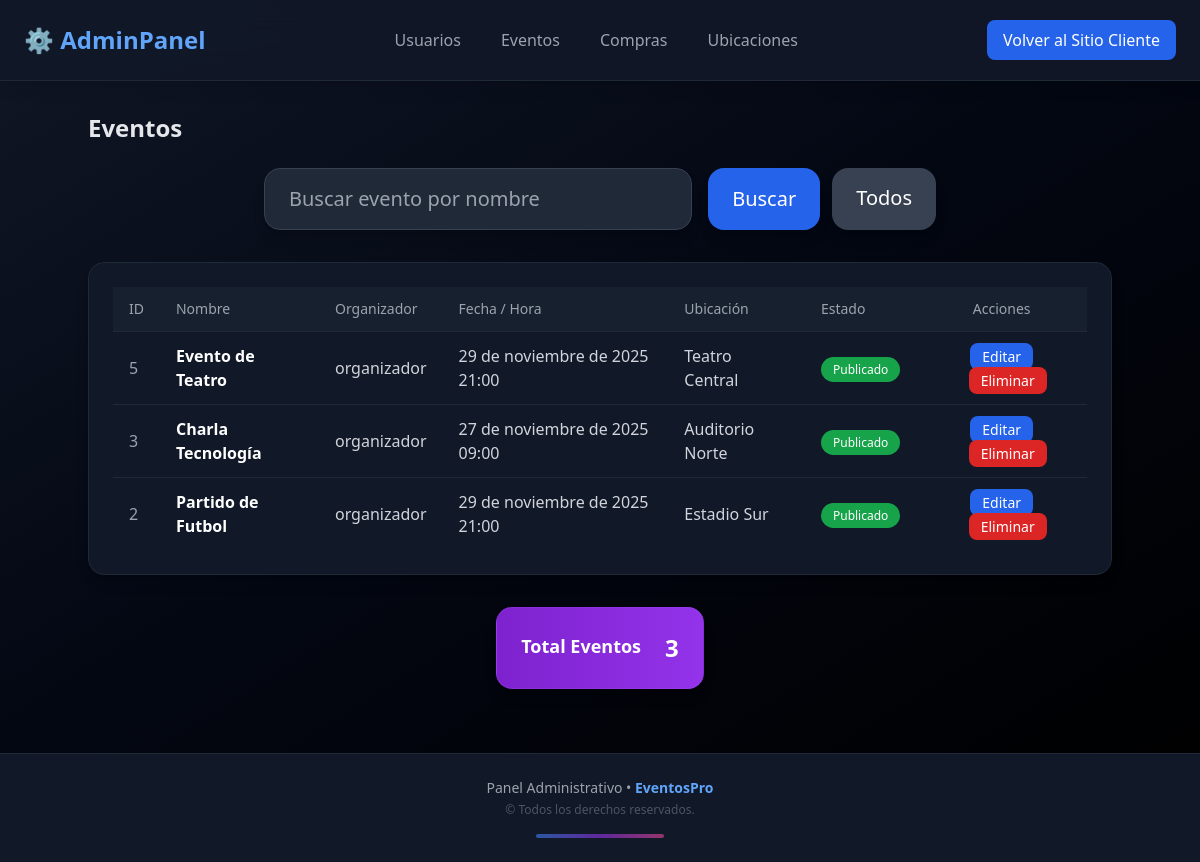
Before: /administrador/eventos/ with the older database file.
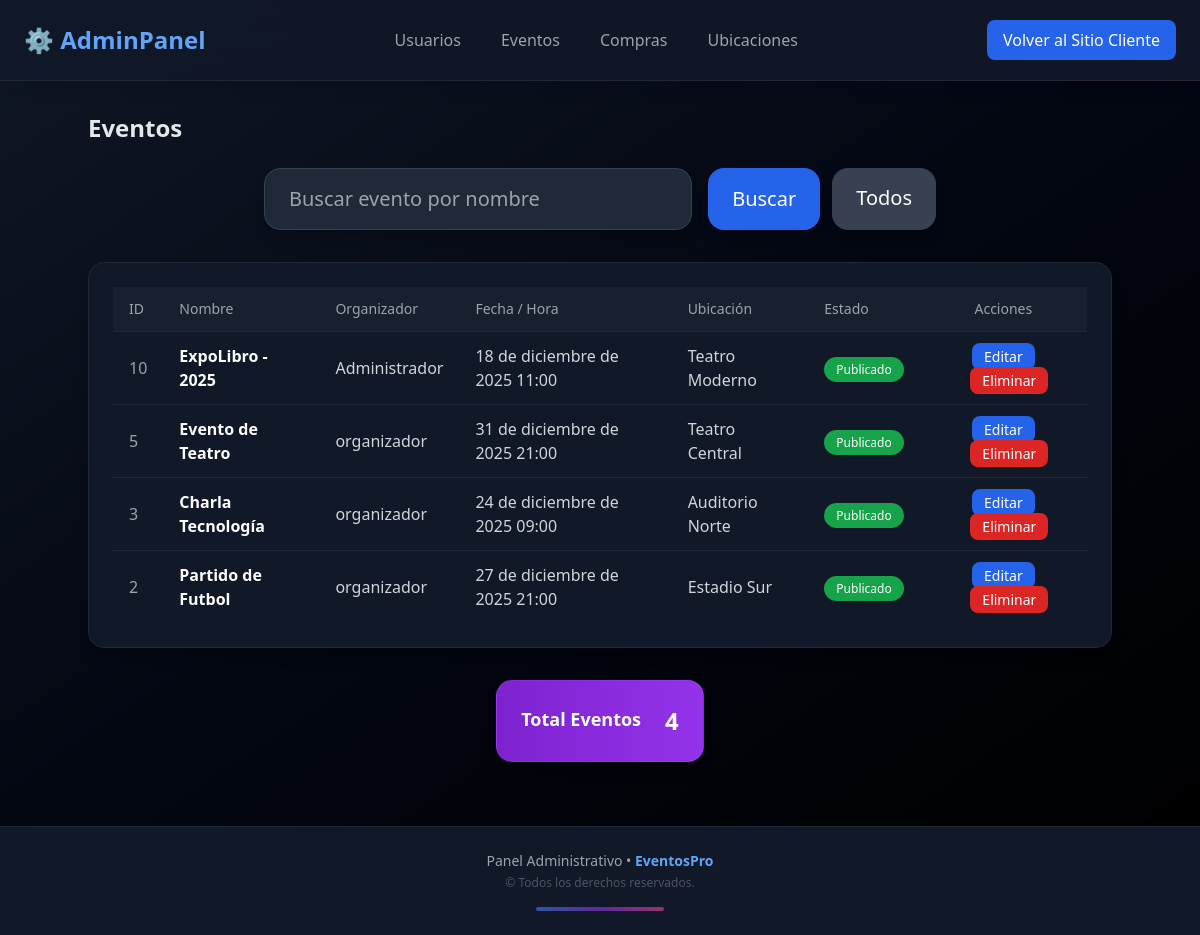
After: the same page with the newer database file.
### eventos/models.py (models this page shows, shortened)
class Evento(models.Model):
    ESTADO_EVENTO = [
        ('pendiente', 'Pendiente'),
        ('publicado', 'Publicado'),
        ('cancelado', 'Cancelado'),
    ]
    usuario = models.ForeignKey(Usuario, on_delete=models.SET_NULL, null=True, blank=True, related_name='eventos')
    ubicacion = models.ForeignKey(Ubicacion, on_delete=models.PROTECT, related_name='eventos')
    nombre = models.CharField(max_length=80)
    descripcion = models.TextField(max_length=200, blank=True)
    fecha = models.DateField()
    hora = models.TimeField()
    imagen = models.ImageField(upload_to='eventos/', blank=True, null=True)
    estado = models.CharField(max_length=20, choices=ESTADO_EVENTO, default='pendiente')
    precio_ticket = models.IntegerField(default=0)

class Ubicacion(models.Model):
    nombre = models.CharField(max_length=50)
    direccion = models.CharField(max_length=50, blank=False)
    filas = models.PositiveIntegerField()
    columnas = models.PositiveIntegerField()
    imagen = models.ImageField(upload_to='ubicaciones/', blank=True, null=True)

### usuarios/models.py (models this page shows, shortened)
class Usuario(AbstractUser):
    rut = models.CharField(max_length=12, unique=True, validators=[validar_rut])
    telefono = models.CharField(max_length=15, blank=True)
    tipo_usuario = models.CharField(max_length=50, blank=False, choices=[
        ('administrador', 'Administrador'),
        ('cliente', 'Cliente'),
        ('organizador', 'Organizador'),
    ],)
    USERNAME_FIELD = 'username'  # indica que se usa 'username' para login
    REQUIRED_FIELDS = ['email', 'rut']  # campos obligatorios para createsuperuser

### administrador/views.py (the view)
# urls.py: path("eventos/", views.listar_eventos_admin, name="listar_eventos_admin"),
def listar_eventos_admin(request):
    q = request.GET.get("q", "")
    if q:
        eventos = Evento.objects.filter(nombre__icontains=q).order_by("-id")
    else:
        eventos = Evento.objects.all().order_by("-id")
    return render(request, "administrador/listar_eventos_admin.html", {"eventos": eventos})

### administrador/templates/administrador/listar_eventos_admin.html (shortened to what this page needs)
{% extends "administrador/admin_core.html" %}
{% block content %}
<div class="admin-container">
    <h1 class="text-2xl font-bold text-gray-200 mb-6">Eventos</h1>
    <div class="w-full flex justify-center mb-8">
        <form method="GET" action="" class="w-full max-w-2xl flex flex-col sm:flex-row gap-4">
            <input type="text" name="q" placeholder="Buscar evento por nombre" value="{{ request.GET.q }}" class="flex-1 px-6 py-4 text-xl rounded-2xl bg-gray-800 border border-gray-700 text-gray-200 placeholder-gray-400
                   focus:outline-none focus:ring-2 focus:ring-blue-600 shadow-lg transition">
            <div class="flex gap-3">
                <button type="submit"
                    class="px-6 py-4 text-xl rounded-2xl bg-blue-600 hover:bg-blue-500 text-white shadow-lg transition">
                    Buscar
                </button>
                <a href="{% url 'administrador:listar_eventos_admin' %}"
                    class="px-6 py-4 text-xl rounded-2xl bg-gray-700 hover:bg-gray-600 text-white shadow-lg transition">
                    Todos
                </a>
            </div>
        </form>
    </div>
    <div class="admin-table-wrapper bg-gray-900 border border-gray-800 rounded-2xl p-6 shadow-lg overflow-x-auto">
        <table class="min-w-full divide-y divide-gray-800">
            <thead>
                <tr class="bg-gray-800/50">
                    <th class="px-4 py-3 text-left text-sm font-medium text-gray-400">ID</th>
                    <th class="px-4 py-3 text-left text-sm font-medium text-gray-400">Nombre</th>
                    <th class="px-4 py-3 text-left text-sm font-medium text-gray-400">Organizador</th>
                    <th class="px-4 py-3 text-left text-sm font-medium text-gray-400">Fecha / Hora</th>
                    <th class="px-4 py-3 text-left text-sm font-medium text-gray-400">Ubicación</th>
                    <th class="px-4 py-3 text-left text-sm font-medium text-gray-400">Estado</th>
                    <th class="px-4 py-3 text-center text-sm font-medium text-gray-400">Acciones</th>
                </tr>
            </thead>
            <tbody class="divide-y divide-gray-800">
                {% for e in eventos %}
                <tr class="hover:bg-gray-800/40 transition" onclick="window.location.href='{% url 'administrador:detalle_evento' e.id %}'" style="cursor: pointer;">
                    <td class="px-4 py-3 text-gray-400">{{ e.id }}</td>
                    <td class="px-4 py-3 text-white font-semibold">{{ e.nombre }}</td>
                    <td class="px-4 py-3 text-gray-300">{{ e.usuario.username }}</td>
                    <td class="px-4 py-3 text-gray-300">{{ e.fecha }} {{ e.hora }}</td>
                    <td class="px-4 py-3 text-gray-300">{{ e.ubicacion.nombre }}</td>
                    <td class="px-4 py-3">
                        <span class="px-3 py-1 text-xs rounded-full
                            {% if e.estado == 'publicado' %} bg-green-600 text-white
                            {% elif e.estado == 'pendiente' %} bg-yellow-600 text-white
                            {% else %} bg-red-600 text-white
                            {% endif %}">
                            {{ e.estado|title }}
                        </span>
                    </td>
                    <td class="px-4 py-3 text-center space-x-3">
                        <a href="{% url 'administrador:editar_evento_admin' e.id %}"
                           class="px-3 py-1 text-sm rounded-lg bg-blue-600 hover:bg-blue-500 text-white transition">
                           Editar
                        </a>
                        <a href="{% url 'administrador:eliminar_evento_admin' e.id %}"
                           class="px-3 py-1 text-sm rounded-lg bg-red-600 hover:bg-red-500 text-white transition">Eliminar
                        </a>
                    </td>
                </tr>
                {% empty %}
                <tr>
                    <td colspan="7" class="px-4 py-6 text-center text-gray-500">
                        No hay eventos registrados.
                    </td>
                </tr>
                {% endfor %}
            </tbody>
        </table>
    </div>
</div>
<div class="admin-table-wrapper max-w-6xl mx-auto mt-8 grid grid-cols-1 justify-center">
    <div class="bg-gradient-to-r from-purple-700 to-purple-600
                border border-purple-500/20
                rounded-2xl p-6 shadow-lg flex items-center justify-between max-w-lg mx-auto gap-6">
        <div>
            <h2 class="text-lg font-bold text-white mb-1">Total Eventos</h2>
        </div>
        <div class="text-right">
            <p class="text-2xl font-extrabold text-white">
                {{ eventos.count }}
            </p>
        </div>
    </div>
</div>
{% endblock %}

### administrador/templates/administrador/admin_core.html (shortened to what this page needs)
<!DOCTYPE html>
<html lang="en">
<head>
    <script src="https://cdn.tailwindcss.com"></script>
</head>
<body class="min-h-screen flex flex-col bg-gray-950 text-gray-100">
    <nav class="bg-gray-900/95 backdrop-blur-lg shadow-lg border-b border-gray-800 fixed w-full z-20 admin-navbar">
        <div class="max-w-7xl mx-auto px-6 h-20 flex justify-between items-center">
            <a href="{% url 'administrador:admin_inicio' %}" class="text-2xl font-bold text-blue-400 hover:text-blue-300 transition">
                ⚙️ AdminPanel
            </a>
            <div class="hidden md:flex items-center space-x-10">
                <a href="{% url 'administrador:listar_usuarios_admin' %}" class="text-gray-400 hover:text-white transition cursor-pointer">Usuarios</a>
                <a href="{% url 'administrador:listar_eventos_admin' %}" class="text-gray-400 hover:text-white transition cursor-pointer">Eventos</a>
                <a href="{% url 'administrador:listar_compras_admin' %}" class="text-gray-400 hover:text-white transition cursor-pointer">Compras</a>
                <a href="{% url 'administrador:listar_ubicaciones_admin' %}" class="text-gray-400 hover:text-white transition cursor-pointer">Ubicaciones</a>
            </div>
            <a href="{% url 'home' %}"
               class="bg-blue-600 hover:bg-blue-500 text-white px-4 py-2 rounded-lg transition hidden md:block">
                Volver al Sitio Cliente
            </a>
        </div>
    </nav>
    <main class="flex-grow pt-28 pb-16 relative">
        <div class="relative z-10 container mx-auto">
            {% block content %}
            {% endblock %}
        </div>
    </main>
    <footer class="bg-gray-900 border-t border-gray-800 py-6 admin-footer">
        <div class="max-w-7xl mx-auto px-6 text-center">
            <p class="text-gray-400 text-sm">
                Panel Administrativo • <span class="text-blue-400 font-semibold">EventosPro</span>
            </p>
            <p class="text-gray-600 text-xs mt-1">
                © {{ now|date:"Y" }} Todos los derechos reservados.
            </p>
            <div class="mt-4 mx-auto w-32 h-1 bg-gradient-to-r from-blue-500 via-purple-600 to-pink-500 rounded-full opacity-60"></div>
        </div>
    </footer>
</body>
</html>

Changed rows visible on the page:
added Evento: id "10", nombre "ExpoLibro - 2025", usuario.username "Administrador", fecha "18 de diciembre de 2025", hora "11:00", ubicacion.nombre "Teatro Moderno", estado "Publicado"
changed Evento "Evento de Teatro": fecha "29 de noviembre de 2025" → "31 de diciembre de 2025"
changed Evento "Charla Tecnología": fecha "27 de noviembre de 2025" → "24 de diciembre de 2025"
changed Evento "Partido de Futbol": fecha "29 de noviembre de 2025" → "27 de diciembre de 2025"
Other visible differences:
{{ eventos.count }}: "3" → "4"
